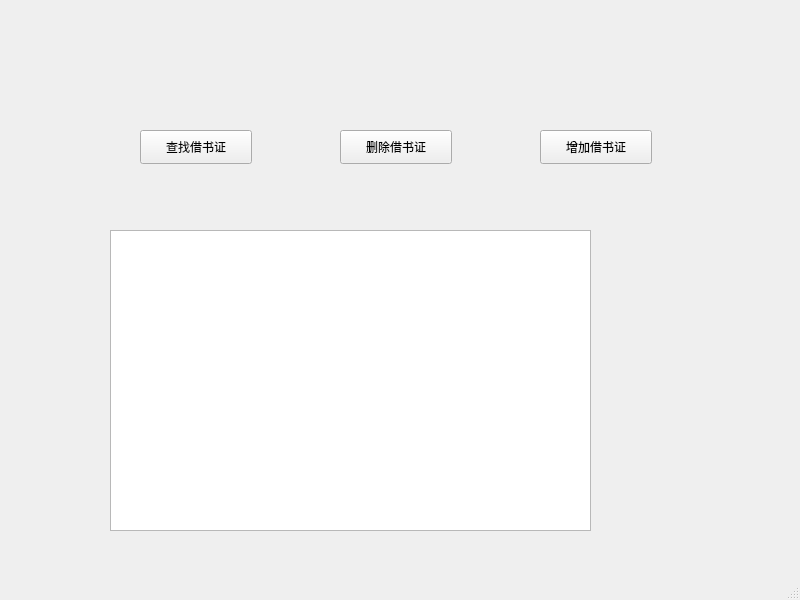
<?xml version="1.0" encoding="UTF-8"?>
<ui version="4.0">
 <class>id_control</class>
 <widget class="QMainWindow" name="id_control">
  <property name="geometry">
   <rect>
    <x>0</x>
    <y>0</y>
    <width>800</width>
    <height>600</height>
   </rect>
  </property>
  <property name="windowTitle">
   <string>MainWindow</string>
  </property>
  <widget class="QWidget" name="centralwidget">
   <widget class="QTableView" name="tableView">
    <property name="geometry">
     <rect>
      <x>110</x>
      <y>230</y>
      <width>481</width>
      <height>301</height>
     </rect>
    </property>
   </widget>
   <widget class="QPushButton" name="pushButton">
    <property name="geometry">
     <rect>
      <x>140</x>
      <y>130</y>
      <width>112</width>
      <height>34</height>
     </rect>
    </property>
    <property name="text">
     <string>查找借书证</string>
    </property>
   </widget>
   <widget class="QPushButton" name="pushButton_2">
    <property name="geometry">
     <rect>
      <x>340</x>
      <y>130</y>
      <width>112</width>
      <height>34</height>
     </rect>
    </property>
    <property name="text">
     <string>删除借书证</string>
    </property>
   </widget>
   <widget class="QPushButton" name="pushButton_3">
    <property name="geometry">
     <rect>
      <x>540</x>
      <y>130</y>
      <width>112</width>
      <height>34</height>
     </rect>
    </property>
    <property name="text">
     <string>增加借书证</string>
    </property>
   </widget>
  </widget>
  <widget class="QMenuBar" name="menubar">
   <property name="geometry">
    <rect>
     <x>0</x>
     <y>0</y>
     <width>800</width>
     <height>30</height>
    </rect>
   </property>
  </widget>
  <widget class="QStatusBar" name="statusbar"/>
 </widget>
 <resources/>
 <connections/>
</ui>
